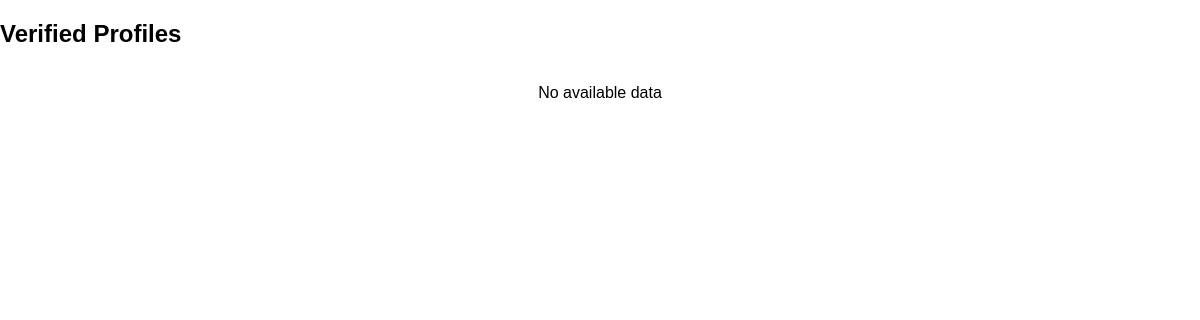
Before: /verified_profile/ (signed in) with the older database file.
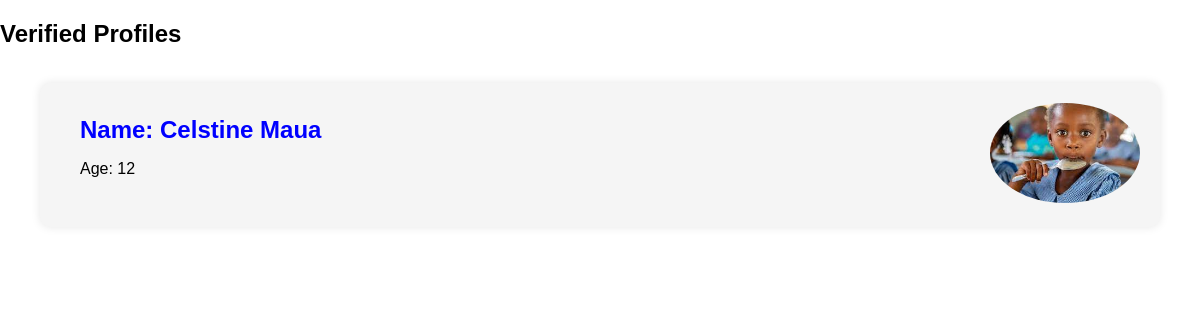
After: the same page with the newer database file.
### picApp/models.py (models this page shows, shortened)
class MissingChild(models.Model):
    GENDER_CHOICES = (
        ('M', 'Male'),
        ('F', 'Female'),
        ('O', 'Other'),
    )
    name = models.CharField(max_length=100)
    age = models.PositiveIntegerField(default=0)
    gender = models.CharField(max_length=1, choices=GENDER_CHOICES, default='O')
    image = models.ImageField(upload_to='')
    image_encoding = models.BinaryField()
    date_missing = models.DateField()
    place_of_birth = models.CharField(max_length=100)
    last_seen = models.CharField(max_length=100)
    guardian_name = models.CharField(max_length=100)
    guardian_contact = models.CharField(max_length=50)
    isverified = models.BooleanField(default=False)
    class Meta:
        unique_together = ('name', 'age', 'gender', 'date_missing')

### picApp/views.py (the view)
# urls.py: path('verified_profile/', verified_profile, name="verified_profile"),
@login_required
def verified_profile(request):
    missing_children = MissingChild.objects.filter(isverified=True)
    found_persons = FoundPerson.objects.filter(isverified=True)
    verified_cases = list(missing_children) + list(found_persons)
    return render(request, 'picApp/verified-cases.html', {"cases": verified_cases})

### picApp/templates/picApp/verified-cases.html (shortened to what this page needs)
{% load static %}
<!DOCTYPE html>
<html lang="en">
<head>
</head>
<body>
<h2>Verified Profiles</h2>
<div class="container">
  {% if cases %}
    {% for c in cases %}
      <div class="profile">
        <div class="profile-info">
          <h2>Name: {{ c.name }}</h2>
          <p>Age: {{ c.age }}</p>
        </div>
        <div>
          <img src="{{ c.image.url }}" alt="Profile Image">
        </div>
      </div>
    {% endfor %}
  {% else %}
    <p>No available data</p>
  {% endif %}
</div>
</body>
</html>

Changed rows visible on the page:
added MissingChild: name "Celstine Maua", age "12", image (picture)
Other visible differences:
text no longer shown: "No available data"
